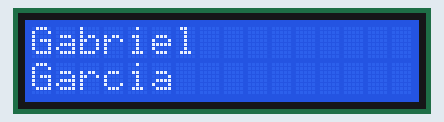
This sketch was run on a simulated Arduino Uno, built with avr-gcc and run on an emulated ATmega328P. Shown: 16×2 character LCD.

Above: at 0.1 s.
At 2.1 s:
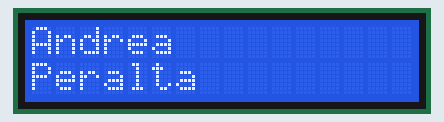
At 4.2 s:
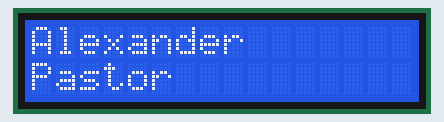
At 6.2 s:
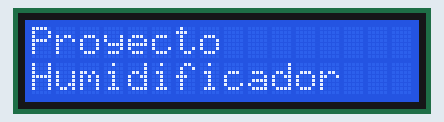
At 7.2 s:
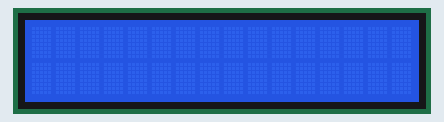

Measured:
- by itself, everything shown: repeats every 8.1 s, in 9 steps
- what the display in image 1 shows lasts 1.0 s, from 2.1 s to 3.1 s

The sketch:

print_text_lcd.ino
```cpp
// C++ code
#include <LiquidCrystal_I2C.h>

String nom[4] = {"Gabriel", "Andrea", "Alexander", "Proyecto"};
String ap[4] = {"Garcia", "Peralta", "Pastor", "Humidificador"};
int i;

LiquidCrystal_I2C lcd(0x27,16,2); // si no te sale con esta direccion  puedes usar (0x3f,16,2) || (0x27,16,2)  ||(0x20,16,2)

void setup()
{
  lcd.init();
  lcd.backlight();

}

void loop()
{
  for (i = 0; i < 4; i++)
  {
    lcd.setCursor(0,0);
    lcd.print(nom[i]);
    lcd.setCursor(0,1);
    lcd.print(ap[i]);
    lcd.display();
    delay(1000);
    lcd.noDisplay();
    delay(1000);
    lcd.clear();
  }
}
```
